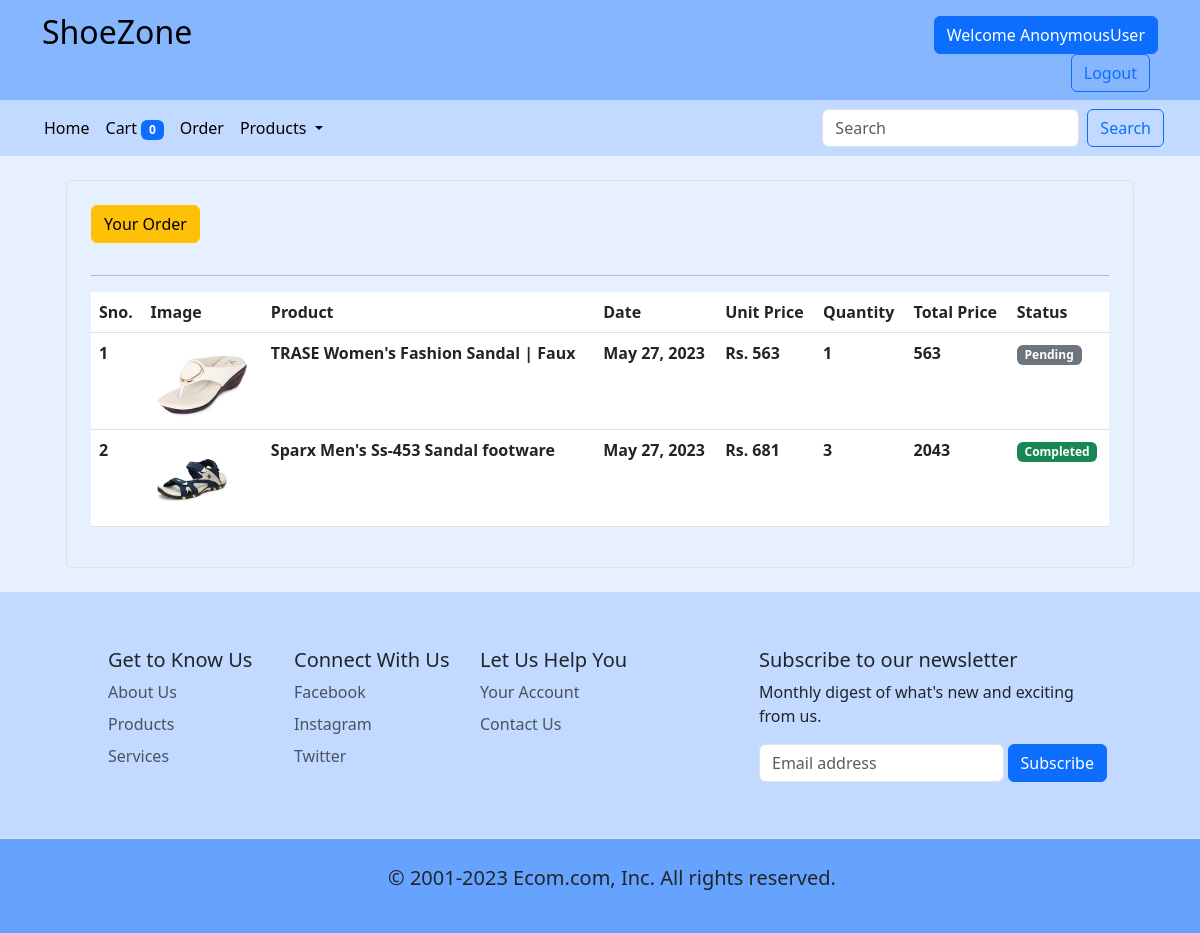
/order/ (signed in), run on the app's committed database.
### store/models/orders.py (models this page shows, shortened)
class Order(models.Model):
    product = models.ForeignKey(Product,
                                on_delete=models.CASCADE)
    customer = models.ForeignKey(Customer,
                                 on_delete=models.CASCADE)
    quantity = models.IntegerField(default=1)
    price = models.IntegerField()
    name = models.CharField (max_length=50, default='')
    email = models.CharField (max_length=50, default='')
    address = models.CharField (max_length=50, default='')
    phone = models.CharField (max_length=50, default='')
    date = models.DateField (default=datetime.datetime.today)
    status = models.BooleanField (default=False)
    @staticmethod
    def get_orders_by_customer(customer_id):
        return Order.objects.filter(customer=customer_id).order_by('-date')

### store/models/product.py (models this page shows, shortened)
class Product(models.Model):
    name = models.CharField(max_length=50)
    price = models.IntegerField(default=0)
    category = models.ForeignKey(Category, on_delete=models.CASCADE, default=1)
    description = models.CharField(max_length=20000, default='' , null=True)
    image = models.ImageField(upload_to='media/products/')

### store/middlewares/auth.py (the view)
    def middleware(request):
        print(request.session.get('customer'))
        if not request.session.get('customer'):
           return redirect('login')
        response = get_response(request)
        return response

### store/templatetags/custom_filter.py (called while the page is built)
@register.filter(name='multiply')
def multiply(number , number1):
    return number * number1

### store/views/order.py (called while the page is built)
    def get(self, request):
        customer = request.session.get('customer')
        orders = Order.get_orders_by_customer(customer)
        return render(request,'order.html',{'orders':orders})

### store/templates/order.html
{% extends 'base.html' %}
{% block body %}
{% load cart %}
{% load custom_filter %}
<div class="container">
    <div class="border rounded p-4 m-4">
         <p class=" pl-4 ml-4 btn btn-warning">Your Order</p>
         <hr>
         <table class="table">
             <thead>
                 <tr>
                     <th>Sno.</th>
                     <th>Image</th>
                     <th>Product</th>
                     <th>Date</th>
                     <th>Unit Price</th>
                     <th>Quantity</th>
                     <th>Total Price</th>
                     <th>Status</th>
                 </tr>
             </thead>
             <tbody>
                 {% for order in orders %}
                 <tr>
                     <td><b>{{forloop.counter}}</b></td>
                     <td><img style="height: 80px;" class="rounded-circle" src="{{order.product.image.url}}" alt=""></td>
                     <td><b>{{order.product.name}}</b></td>
                     <td><b>{{order.date}}</b></td>
                     <td><b>Rs. {{order.product.price}}</b></td>
                     <td><b>{{order.quantity}}</b></td>
                     <td><b>{{order.quantity|multiply:order.price}}</b></td>
                     {% if order.status %}
                    <td><small class="badge bg-success">Completed</small></td>
                    {%else%}
                    <td><small class="badge bg-secondary">Pending</small></td>
                    {% endif %}
                 </tr>
                 {% endfor %}
             </tbody>
         </table>
    </div>
</div>
{% endblock body %}

### data on the page
Order: product.image (picture), product.name "TRASE Women's Fashion Sandal | Faux", date "May 27, 2023", product.price "563", quantity "1", quantity|multiply "563", status "Pending"
Order: product.image (picture), product.name "Sparx Men's Ss-453 Sandal footware", date "May 27, 2023", product.price "681", quantity "3", quantity|multiply "2043", status "Completed"

### other printed values
{{ request.user }} "AnonymousUser"
{{ request.session.cart.keys|length }} "0"
